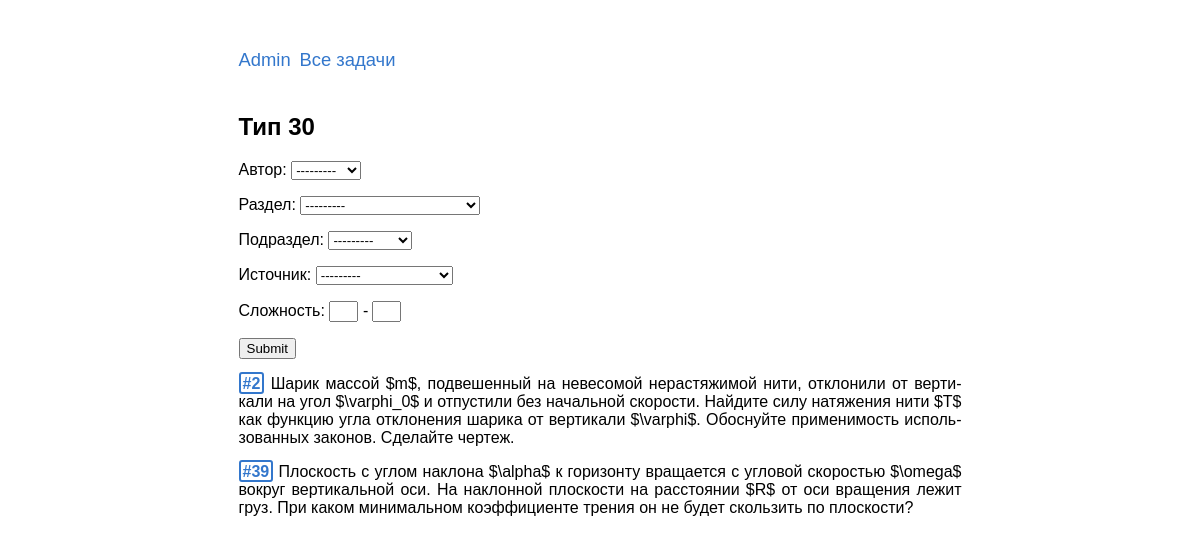
The page /types/30/ on the database as committed earlier.
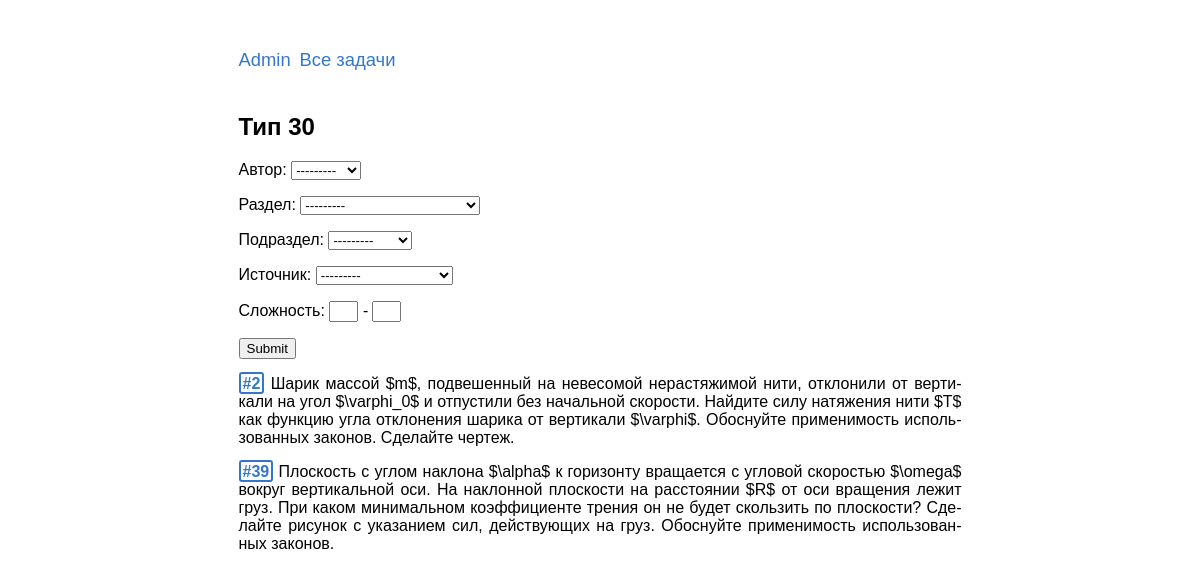
The same page on the database as committed later.
### problems/models.py (models this page shows, shortened)
class Problem(models.Model):
    text = models.TextField('условие',
                            max_length=6000,
                            help_text='Максимум 6 тыс. символов '
                            '(если мало - обратитесь к создательнице сайта)')
    solution = models.TextField('решение',
                                max_length=6000,
                                help_text='Максимум 6 тыс. символов',
                                blank=True,
                                null=True)
    answer = models.TextField('ответ',
                              max_length=1000,
                              help_text='Максимум 1 тыс. символов',
                              blank=True,
                              null=True)
    complexity = models.PositiveSmallIntegerField('сложность',
                                                  help_text=('число от 1 до 10'
                                                             ' включительно'),
                                                  blank=True,
                                                  null=True,
                                                  validators=(
                                                      [MinValueValidator(1),
                                                       MaxValueValidator(10)]))
    author = models.ForeignKey(User,
                               on_delete=models.CASCADE,
                               editable=False,
                               verbose_name='автор')
    date = models.DateField('дата добавления',
                            auto_now_add=True)
    tags = models.ManyToManyField(Tag,
                                  verbose_name='тэги',
                                  blank=True)
    source = models.ForeignKey(Source,
                               on_delete=models.CASCADE,
                               verbose_name='источник',
                               blank=True,
                               null=True)
    category = models.ForeignKey(Category,
                                 on_delete=models.CASCADE,
                                 verbose_name='раздел',
                                 blank=True,
                                 null=True)
    subcategory = models.ForeignKey(Subcategory,
                                    on_delete=models.CASCADE,
                                    verbose_name='подраздел',
                                    blank=True,
                                    null=True)
    type_ege = models.ForeignKey(TypeInEGE,
                                 on_delete=models.CASCADE,
                                 verbose_name='Тип задания',
                                 null=True)
    class Meta:
        verbose_name = 'задача'
        verbose_name_plural = 'задачи'
        default_related_name = 'problems'
    def get_absolute_url(self):
        return reverse('problems:detail', kwargs={'pk': self.pk})

### typesinege/views.py (the view)
# urls.py: re_path(r'^(?P<number>[1-9]\d*)/$', views.ProblemsView.as_view(),
class ProblemsView(ListView):
    model = Problem
    template_name = 'typesinege/problems.html'
    context_object_name = 'problems'
    def get_queryset(self):
        number = self.kwargs['number']
        self.type = get_object_or_404(TypeInEGE, number=number)
        return Problem.objects.filter(type_ege=self.type).order_by('id')
    def get_context_data(self, **kwargs):
        data = super().get_context_data(**kwargs)
        data['filter'] = ProblemTypeFilter(self.request.GET,
                                           queryset=self.get_queryset())
        data['title'] = f'Тип {self.kwargs["number"]}'
        return data

### problems/models.py (called while the page is built)
    def __str__(self):
        return self.name

    def __str__(self):
        return self.name

    def get_queryset(self):
        queryset = super().get_queryset()
        queryset = queryset.annotate(problems_count=Count('problems'))
        return queryset

### templates/typesinege/problems.html
{% extends "base.html" %}
{% load static %}
{% block content %}
    <h2>{{title}}</h2>
    <form method="get">
      {{ filter.form.as_p }}
      <input type="submit" />
    </form>
    {% for problem in filter.qs %}
    <p><a href="{{problem.get_absolute_url}}"><b class='id-number'>#{{problem.id}}</b></a> {{problem.text}}</p>
    {% empty %}
      <p>Ничего не нашлось {{":("}}</p>
      <p>Попробуйте другой фильтр.</p>
    {% endfor %}
{% endblock %}

### templates/base.html (shortened to what this page needs)
{% load static %}
<!DOCTYPE html>
<html lang="ru">
    <head>
        <link rel="stylesheet" href="{% static 'css/style.css'%}" type="text/css">
    </head>
    <body>
        <header>
          {% include "includes/nav.html" %}
        </header>
        <main>
            {% block content %}Пусто :({% endblock %}
        </main>
    </body>
</html>

### templates/includes/nav.html (shortened to what this page needs)
<nav>
    <a href="/admin/">Admin</a>&nbsp;
    <a href="{% url 'typesinege:list'%}">Все задачи</a>&nbsp;
</nav>

### static/css/style.css (style rules this page uses)
body { -webkit-hyphens: auto; -moz-hyphens: auto; -ms-hyphens: auto; hyphens: auto; margin: 0px auto; width: 723px; max-width: 100%; font-family: Tahoma, Arial; text-align: justify; }
.id-number { border: 2px solid #3377cc; border-radius: 3px; padding: 1px 2px 0px 2px; }
a { text-decoration: none; color: #3377cc; }
nav { margin: 5ex 0 4ex 0; }
nav a { line-height: 2em; font-size: 115%; -webkit-hyphens: none; -moz-hyphens: none; -ms-hyphens: none; hyphens: none; }
input[name="complexity_min"], input[name="complexity_max"] { width: 3ex; text-align: center; }
input[name="complexity_max"] { margin-left:3pt; }

Rows that differ between the two databases and show on the page:
changed Problem id 39: text "…будет скользить по плоскости?" → "…будет скользить по плоскости? Сделайте рисунок с указанием сил, действующих на груз. Обоснуйте применимость использованных законов."
